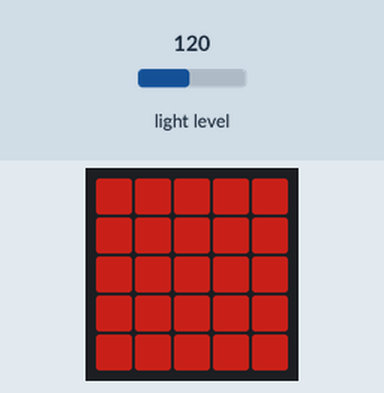
Recording of a program running on a simulated BBC micro:bit (MakeCode). Shown: the board's 5×5 LED display. The test bench sets the inputs (shaded band); at power-on: light level 120. Dim RGB values are drawn brighter than linear.

Above: at 1.2 s.
1.3 s: light level set to 196
2.8 s: light level set to 203
At 3.5 s:
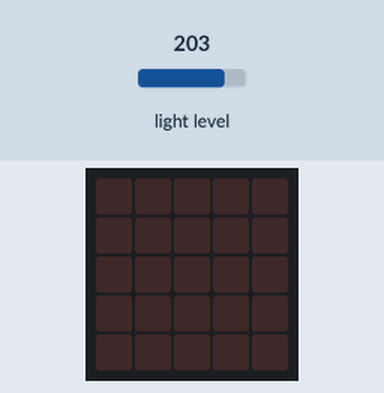
4.4 s: light level set to 5
At 5.6 s:
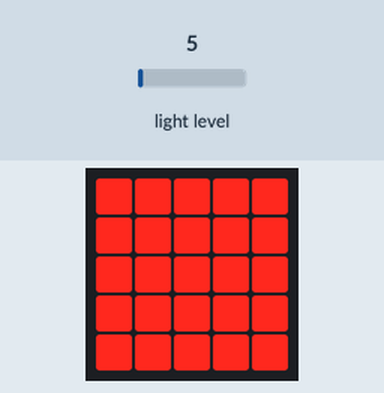
6.1 s: light level set to 250
At 7.6 s:
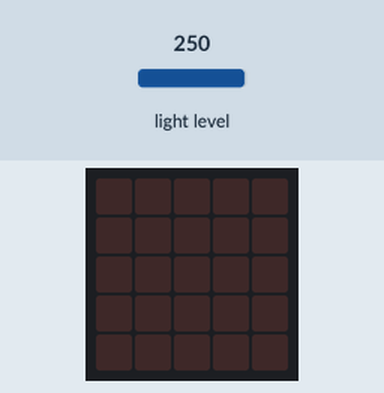
Timing chart, 0 to 8.8 s (numbered marks = the images above; inputs shaded):
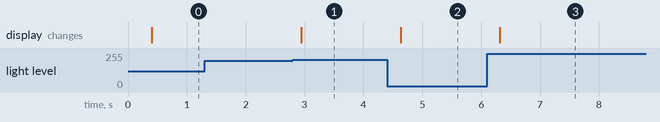

Measured:
- the behaviour switches between 199 and 200 on light level (found by bisection; images 0 and 1)
- after the input at 1.3 s, every drawn part: stays the same
- after the input at 2.8 s, the display: changes after 0.14 s (image 1)
- after the input at 4.4 s, the display: changes after 0.23 s (image 2)
- after the input at 6.1 s, the display: changes after 0.22 s (image 3)

The program:

main.ts
```typescript
let Brilho = 0
function faça_alguma_coisa () {
    basic.showLeds(`
        # # # # #
        # # # # #
        # # # # #
        # # # # #
        # # # # #
        `)
    if (input.lightLevel() < 50) {
        Brilho = 255
        led.setBrightness(Brilho)
    } else if (input.lightLevel() >= 51 && input.lightLevel() <= 199) {
        Brilho = 100
        led.setBrightness(Brilho)
    } else {
        Brilho = 0
        led.setBrightness(Brilho)
    }
}
basic.forever(function () {
    Brilho = 255
    faça_alguma_coisa()
})
```

test.ts
```typescript
// testes vão aqui; isto não será compilado quando este pacote for usado como uma extensão.
```
